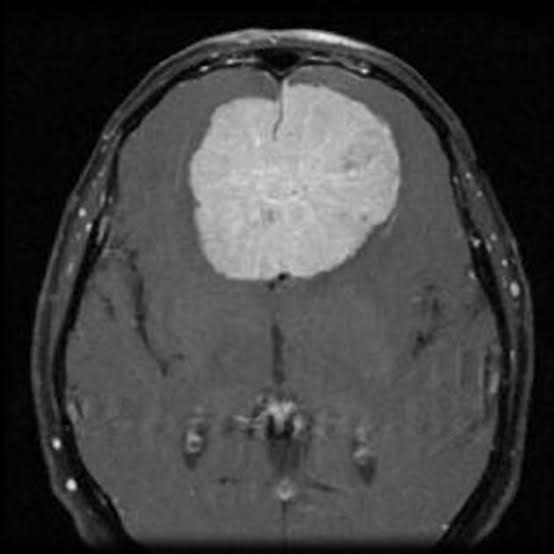
//> input picture JPG/Input_Images15/image(2).jpg, 554 x 554 px
$ ./imageSegmentation ../../JPG/Input_Images15/   (built with g++ and OpenCV 4)
//> lines starting //> are read from the running program, lines starting //| are printed output that depends on the picture; after the words box and inside, x2 and y2 are one past the last pixel; in counts of white or black regions, pixels touching at a corner belong together
//> further down, image is the input picture: 554 rows x 554 cols, CV_8UC1; min 0, max 238, mean 65.1
### Code/Serial/overlap.hpp
#include <stdio.h>
#include <opencv2/opencv.hpp>

using namespace cv;
using namespace std;

Mat overlap(Mat &sobel_img, Mat &orig_image) {
    Mat copy;
    cvtColor(orig_image, copy, COLOR_GRAY2RGB);
    #pragma omp parallel for collapse(2)
    for (int row = 0; row < sobel_img.rows; row++)
        for (int col = 0; col < sobel_img.cols; col++)
        {
            if(sobel_img.at<unsigned char>(row, col) > 0){
                copy.at<Vec3b>(row, col).val[0] = (unsigned char) 0;
                copy.at<Vec3b>(row, col).val[1] = (unsigned char) 0;
                copy.at<Vec3b>(row, col).val[2] = (unsigned char) 255;
            }
        }

    return copy;
}

### Code/Serial/sobel.hpp
#include <stdio.h>
#include <opencv2/opencv.hpp>

using namespace cv;
using namespace std;

//Only works on square images
Mat sobel(const Mat &gray_img, int threshold) {
    Mat sobel_img(gray_img.rows, gray_img.cols, CV_8UC1);
    if(threshold < 256) {
        threshold*= threshold;
    }

    for (int row = 0; row < gray_img.rows; row++)
        for (int col = 0; col < gray_img.cols; col++)
        {
            try {
                if (row >= gray_img.rows - 2 || col >= gray_img.cols - 2){
                sobel_img.at<unsigned char>(row,col) = 0;
                continue;
            }
            Mat G;
            gray_img(cv::Rect(col, row, 3, 3)).copyTo(G);
            G.convertTo(G, CV_32SC1);
            Mat x = (Mat_<int>(3, 3) << 1, 0, -1, 2, 0, -2, 1, 0, -1);
            Mat y = (Mat_<int>(3, 3) << 1, 2, 1, 0, 0, 0, -1, -2, -1);
            double G_x = sum(G.mul(x))[0];
            double G_y = sum(G.mul(y))[0];
            double pixel = pow(G_x, 2) + pow(G_y, 2);
            if (pixel <= threshold)
                pixel = 0;
            else
                pixel = 128;
            sobel_img.at<unsigned char>(row,col) = pixel;
            } catch(int error) {
                fprintf(stderr, "ERROR:%d\n", error);
                continue;
            }
        }
    return sobel_img;
}

### Code/Serial/kMeans.hpp
#include<iostream>
#include<vector>
#include<omp.h>
#include<opencv2/opencv.hpp>

using namespace cv;

int distance(const int &l1, const int &l2) {
    return (l2 - l1) < 0 ? -1*(l2-l1) : (l2-l1);
}

Mat kMeans(const Mat& image, const int& clustersCount, const int& iterations, int threadCount) {
//> called with clustersCount = 4, iterations = 10, threadCount = 2
    //1. Define random centroids for k clusters
    long long int centroidSum[clustersCount];
    int centroids[clustersCount], centroidCount[clustersCount];
    for(int i = 0; i < clustersCount; ++i) {
        centroids[i] = (int) (rand() % 256);
        centroidSum[i] = 0ll;
        centroidCount[i] = 0;
    }

    //2. Assign data to closest centroid
    Mat centroidAssigned = image.clone();
    int lowestDistance, closestCentroid, c;
    int colorScale = 256 / (clustersCount);
    long int y, x;
    //For each iteration of the k-means alg
    for(int i = 0; i < iterations; ++i) {
        //For each pixel in image
        #pragma omp parallel for num_threads(threadCount) \
        default(none) shared(image, centroidAssigned, colorScale, centroids, centroidSum, centroidCount, clustersCount) private(y,x, c, closestCentroid, lowestDistance)
        for(y = 0; y < image.rows; ++y) {
            if(omp_get_thread_num() > 0) printf("Thread %d reporting\n", omp_get_thread_num());
            for(x = 0; x < image.cols; ++x) {
                // option for centroids to ignore all low value/black pixels
                if((int)image.at<unsigned char>(y,x) < 24) {
                    //continue;
                }
                //For each centroid in existence
                closestCentroid = 0;
                lowestDistance = distance((int)image.at<unsigned char>(y,x), centroids[0]);
                for(c = 1; c < clustersCount; ++c) {
                    int space = distance((int)image.at<unsigned char>(y,x), centroids[c]);
                    if(space < lowestDistance) {
                        closestCentroid = c;
                        lowestDistance = space;
                    }
                }
                //Now that centroids are found, replace the pixels with the color of the centroid
                centroidAssigned.at<unsigned char>(y,x) = closestCentroid * colorScale;
                centroidSum[closestCentroid] += (long long int)image.at<unsigned char>(y,x);
                centroidCount[closestCentroid] += 1;
            }
        }
        //3. Assign centroid to the average of each grouped data
        for(int c = 0; c < clustersCount; ++c) {
            if(centroidCount[c] == 0) {
                //In event centroid is not counted
                fprintf(stderr, "Centroid %d did not gain any points!\n", c);
                continue;
            }
            centroids[c] = (long long int) (centroidSum[c] / (long long int) centroidCount[c]);
        }
    }
//> this loop made 10 passes
//> lowestDistance on passes 1 to 10: 103, 50, 41, 34, 31, 28, 26, 24, 23, 22
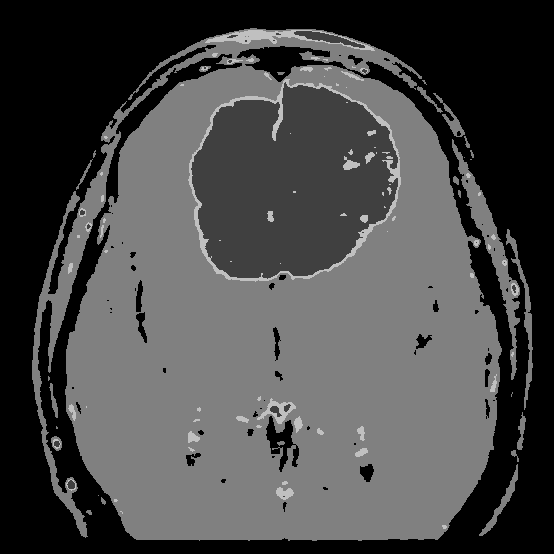
//> centroidAssigned: 554 rows x 554 cols, CV_8UC1; min 0, max 192, mean 72.2
//> after the loop, closestCentroid = 0; lowestDistance = 22
    //4. perform 2 and 3 i amount of times
    return centroidAssigned;
}

### Code/Serial/imageSegmentation.cpp
#include "kMeans.hpp"
#include "sobel.hpp"
#include "overlap.hpp"
#include<stdio.h>
#include<filesystem>
#include<string>
#include<sys/resource.h>
#include<time.h>
#include<sys/time.h>
#include <opencv2/core/mat.hpp>
#include<opencv2/imgcodecs.hpp>
#include<opencv2/imgproc.hpp>


#define TIME(timeStruct) (double) timeStruct.tv_sec + (double) timeStruct.tv_usec * 0.000001

using namespace cv;
namespace fs = std::filesystem;
//Arg1 = Pathname of image folder
int main(int argc, char** argv){
    if(argc < 2) {
        fprintf(stderr, "Not enough arguments!\n");
        return 1;
    }
    //user designates folder path to read from
    const fs::path imagesFolder{argv[1]};
    //load output folder in exe folder, create one if not present
    std::cout << "Entered folderpath is " << imagesFolder.filename().u8string() << std::endl;
    std:string outputFolderPath = imagesFolder.filename().u8string() + "_KMeans_Images";
    fs::create_directory(outputFolderPath);
    //For each directory_entry in specified folder
    struct timeval startTime;
    struct rusage resource_usage;
    gettimeofday(&startTime, NULL);
    for (auto const& imageEntry : fs::directory_iterator{imagesFolder}) {
        fs::path imagePath = imageEntry.path();
        //check for jpg
        if(imagePath.extension().u8string().compare(".jpg")) {
            std::cerr << "file " << imagePath.filename().u8string() << " is not a JPEG!" << std::endl;
            continue;
        }
        //Do work on image
        Mat image = imread(imagePath.u8string(), IMREAD_GRAYSCALE);
        if(!image.data) {
            std::cerr << "Cannot read file \"" << imagePath << "\"\n";
            continue;
        }

        Mat kimage = kMeans(image, 4,10, 2);

        getrusage(RUSAGE_SELF, &resource_usage);
        int reservedMemory = resource_usage.ru_maxrss;
        struct timeval timeNow;
        gettimeofday(&timeNow, NULL);

        Mat simage = sobel(kimage, 60);
//> after the loop in sobel, `for (int row = 0; row < gray_img.rows; row++)`:
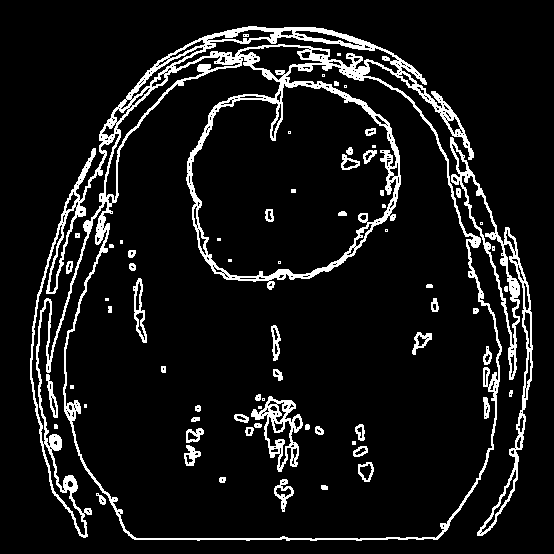
//> sobel_img: 554 rows x 554 cols, CV_8UC1; values 0 (black) and 128 (white), 8.9% white in thin lines or dots, all inside (x1, y1, x2, y2) = (30, 26, 533, 541)
        Mat overlappedImage = overlap(simage, image);
//> after the loop in overlap, `for (int row = 0; row < sobel_img.rows; row++)`:
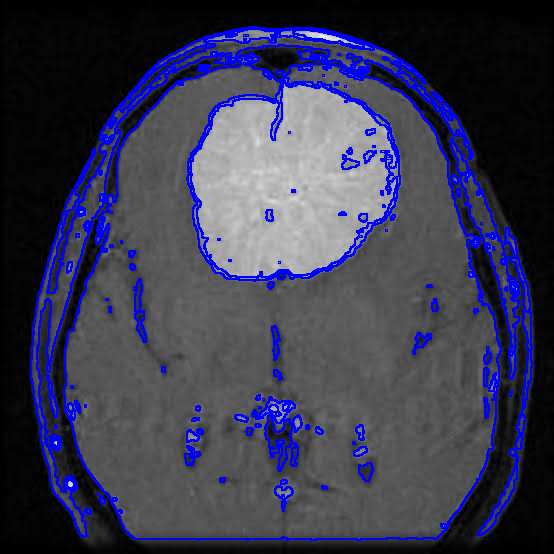
//> copy: 554 rows x 554 cols, CV_8UC3; 8.88% of pixels changed, all inside (x1, y1, x2, y2) = (30, 26, 533, 541)
        //output store image result in folder
        cout << "Elaspsed time : " << TIME(timeNow) - TIME(startTime) << endl;
        cout << "Memory usage : " << reservedMemory << endl;
        std::string outputFilePath = outputFolderPath + "/" + imagePath.filename().u8string();
        if(!imwrite(outputFilePath, overlappedImage)) {
            std::cerr << "error writing to \"" << outputFilePath << "\"\n";
            continue;
        }
    }

    return 0;
}

$ run again, with JPG/Input_Images15/image(17).jpg copied over JPG/Input_Images15/image(2).jpg
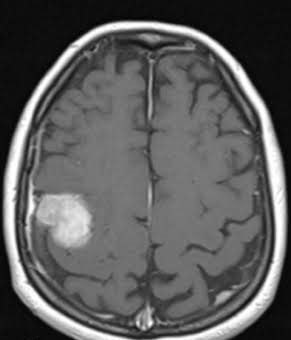
//> input picture JPG/Input_Images15/image(17).jpg, 291 x 340 px
//> image is the input picture: 340 rows x 291 cols, CV_8UC1; min 0, max 255, mean 92.4
//> the loop in kMeans, `for(int i = 0; i < iterations; ++i)` made 10 passes
//> lowestDistance on passes 1 to 8: 91, 36, 29, 25, 23, 21, 20, 19
//> after the loop in kMeans, `for(int i = 0; i < iterations; ++i)`: closestCentroid = 0; lowestDistance = 17
//> after the loop in sobel, `for (int row = 0; row < gray_img.rows; row++)`:
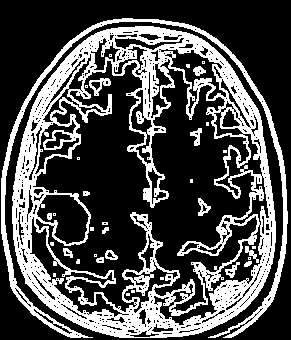
//> sobel_img: 340 rows x 291 cols, CV_8UC1; values 0 (black) and 128 (white), 30.2% white; 35 white regions (20 under 20 px), largest, box (x1, y1, x2, y2) and area: (12, 26, 276, 338) 24424, (1, 18, 288, 338) 4242, (89, 78, 111, 96) 160
//> after the loop in overlap, `for (int row = 0; row < sobel_img.rows; row++)`:
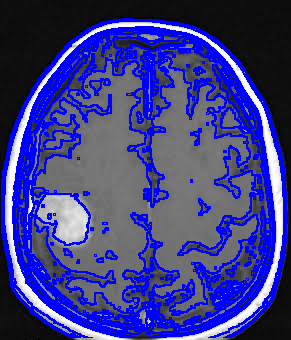
//> copy: 340 rows x 291 cols, CV_8UC3; mean R, G, B 62.7, 62.7, 139.6

$ run again, with JPG/Input_Images15/image(19).jpg copied over JPG/Input_Images15/image(2).jpg
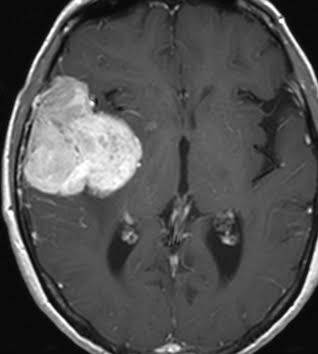
//> input picture JPG/Input_Images15/image(19).jpg, 318 x 354 px
//> image is the input picture: 354 rows x 318 cols, CV_8UC1; min 0, max 255, mean 81
//> the loop in kMeans, `for(int i = 0; i < iterations; ++i)` made 10 passes
//> lowestDistance on passes 1 to 8: 93, 53, 50, 48, 45, 43, 41, 40
//> after the loop in kMeans, `for(int i = 0; i < iterations; ++i)`: closestCentroid = 0; lowestDistance = 37
//> after the loop in sobel, `for (int row = 0; row < gray_img.rows; row++)`:
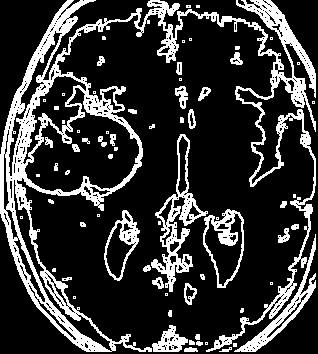
//> sobel_img: 354 rows x 318 cols, CV_8UC1; values 0 (black) and 128 (white), 20.9% white; 70 white regions (31 under 20 px), largest, box (x1, y1, x2, y2) and area: (0, 0, 316, 352) 16289, (151, 134, 208, 292) 1950, (234, 234, 316, 352) 1247
//> after the loop in overlap, `for (int row = 0; row < sobel_img.rows; row++)`:
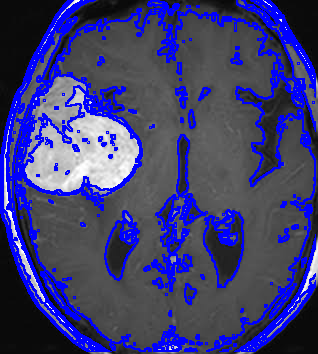
//> copy: 354 rows x 318 cols, CV_8UC3; mean R, G, B 61.2, 61.2, 114.5

$ run again, with JPG/Input_Images15/image(20).jpg copied over JPG/Input_Images15/image(2).jpg
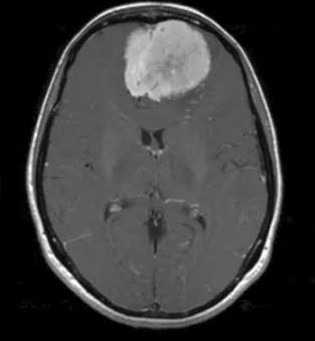
//> input picture JPG/Input_Images15/image(20).jpg, 315 x 341 px
//> image is the input picture: 341 rows x 315 cols, CV_8UC1; min 0, max 255, mean 59.1
//> the loop in kMeans, `for(int i = 0; i < iterations; ++i)` made 10 passes
//> lowestDistance on passes 1 to 8: 103, 47, 34, 27, 23, 20, 18, 16
//> after the loop in kMeans, `for(int i = 0; i < iterations; ++i)`: closestCentroid = 0; lowestDistance = 14
//> after the loop in sobel, `for (int row = 0; row < gray_img.rows; row++)`:
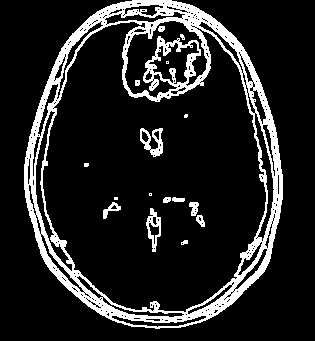
//> sobel_img: 341 rows x 315 cols, CV_8UC1; values 0 (black) and 128 (white), 13.9% white; 17 white regions (5 under 20 px), largest, box (x1, y1, x2, y2) and area: (24, 0, 283, 329) 13769, (140, 128, 163, 157) 323, (146, 208, 161, 252) 282
//> after the loop in overlap, `for (int row = 0; row < sobel_img.rows; row++)`:
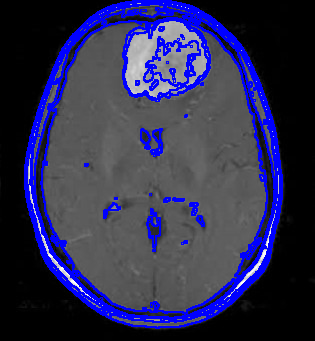
//> copy: 341 rows x 315 cols, CV_8UC3; 13.88% of pixels changed, all inside (x1, y1, x2, y2) = (24, 0, 283, 329)
